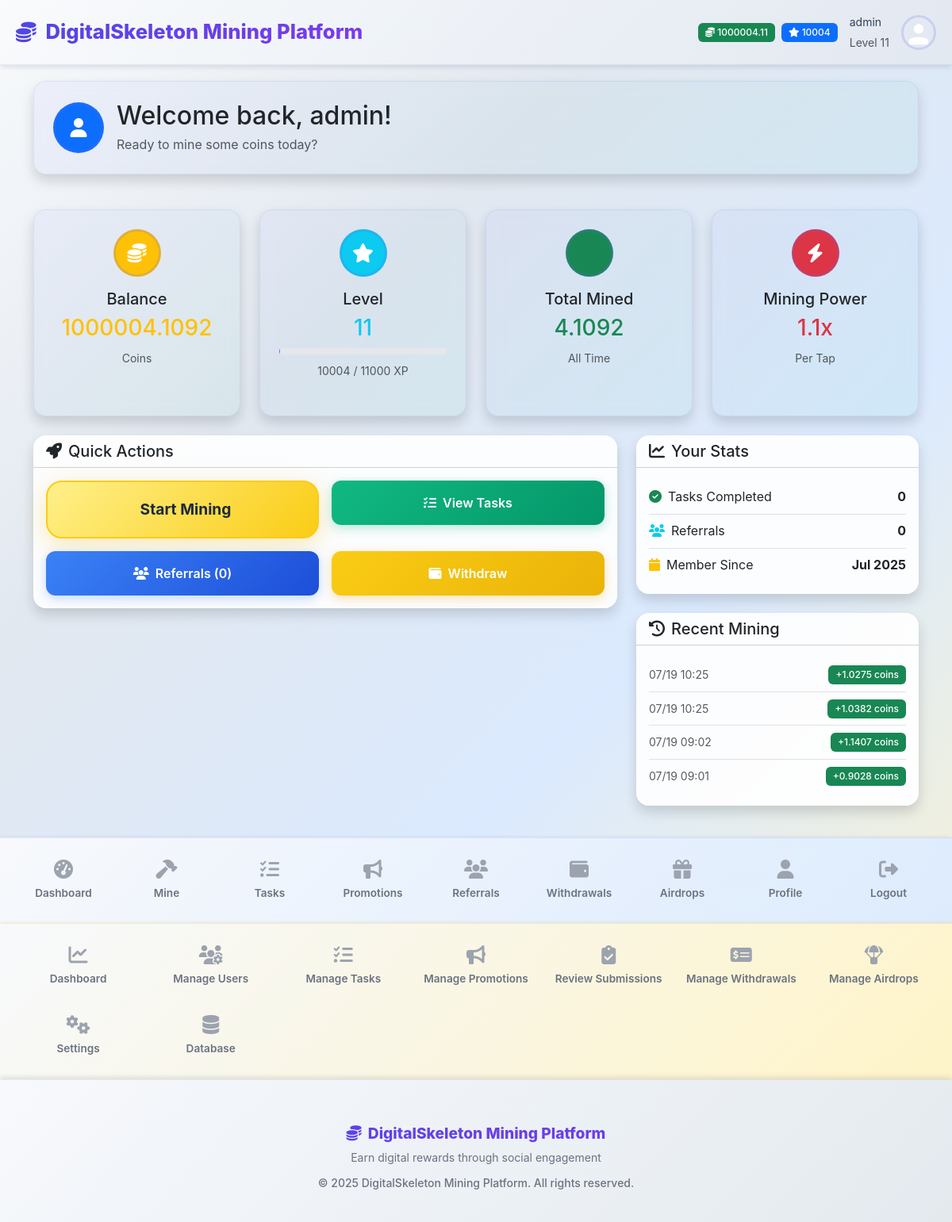
Page /dashboard (signed in) on the earlier database version.
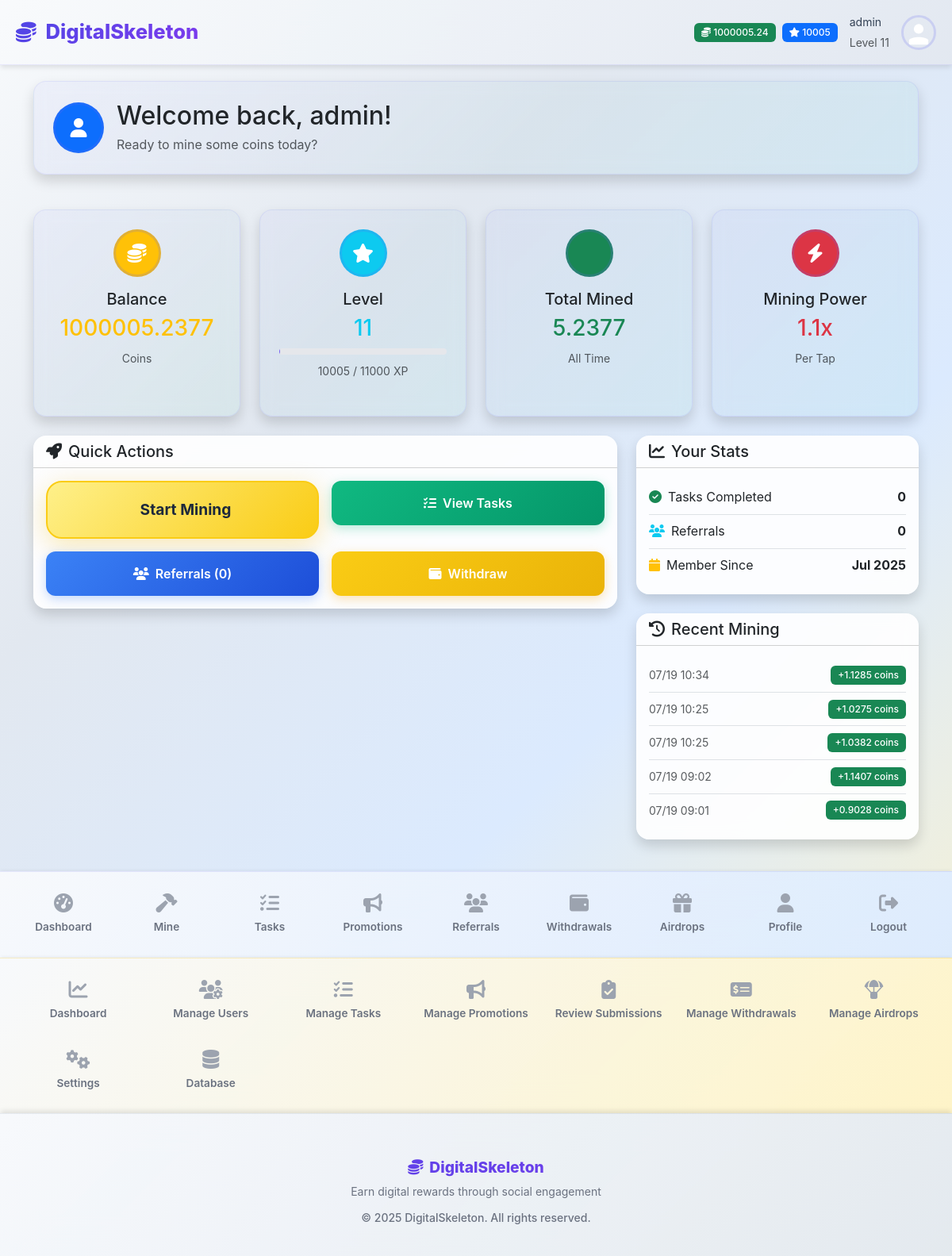
Same page on the later database version.
### models/settings.py (models this page shows, shortened)
class AppSettings(db.Model):
    id = db.Column(db.Integer, primary_key=True)
    app_name = db.Column(db.String(100), default='DigitalSkeletonCoin (DSC) Mining Platform')
    app_description = db.Column(db.Text, default='A gamified cryptocurrency mining platform')
    app_logo = db.Column(db.String(200))  # URL or path to logo
    primary_color = db.Column(db.String(7), default='#0d6efd')  # Bootstrap primary
    secondary_color = db.Column(db.String(7), default='#6c757d')  # Bootstrap secondary
    success_color = db.Column(db.String(7), default='#198754')  # Bootstrap success
    warning_color = db.Column(db.String(7), default='#ffc107')  # Bootstrap warning
    danger_color = db.Column(db.String(7), default='#dc3545')  # Bootstrap danger
    smtp_server = db.Column(db.String(100))
    smtp_port = db.Column(db.Integer, default=587)
    smtp_username = db.Column(db.String(100))
    smtp_password = db.Column(db.String(200))
    smtp_use_tls = db.Column(db.Boolean, default=True)
    smtp_from_email = db.Column(db.String(100))
    smtp_from_name = db.Column(db.String(100))
    contact_email = db.Column(db.String(100))
    support_email = db.Column(db.String(100))
    twitter_url = db.Column(db.String(200))
    telegram_url = db.Column(db.String(200))
    discord_url = db.Column(db.String(200))
    maintenance_mode = db.Column(db.Boolean, default=False)
    maintenance_message = db.Column(db.Text)
    max_upload_size = db.Column(db.Integer, default=5)  # MB
    session_timeout = db.Column(db.Integer, default=30)  # days
    updated_by = db.Column(db.Integer, db.ForeignKey('user.id'))
    updated_at = db.Column(db.DateTime, default=datetime.utcnow, onupdate=datetime.utcnow)
    @classmethod
    def get_settings(cls):
        settings = cls.query.first()
        if not settings:
            settings = cls()
            db.session.add(settings)
            db.session.commit()
        return settings

### models/user.py (models this page shows, shortened)
class User(UserMixin, db.Model):
    id = db.Column(db.Integer, primary_key=True)
    username = db.Column(db.String(64), unique=True, nullable=False)
    email = db.Column(db.String(120), unique=True, nullable=False)
    password_hash = db.Column(db.String(256))
    first_name = db.Column(db.String(64))
    last_name = db.Column(db.String(64))
    balance = db.Column(db.Float, default=0.0)
    xp = db.Column(db.Integer, default=0)
    level = db.Column(db.Integer, default=1)
    mining_power = db.Column(db.Float, default=1.0)
    is_active = db.Column(db.Boolean, default=True)
    is_admin = db.Column(db.Boolean, default=False)
    email_verified = db.Column(db.Boolean, default=True)  # Auto-verified, no verification needed
    created_at = db.Column(db.DateTime, default=datetime.utcnow)
    last_login = db.Column(db.DateTime)
    last_mining = db.Column(db.DateTime)
    daily_mission_date = db.Column(db.Date)
    daily_missions_completed = db.Column(db.Integer, default=0)
    referral_code = db.Column(db.String(16), unique=True)
    referred_by = db.Column(db.Integer, db.ForeignKey('user.id'))
    wallet_address = db.Column(db.String(200))
    wallet_type = db.Column(db.String(50))  # 'paypal', 'bank', 'crypto'
    profile_image = db.Column(db.String(255))  # path to profile image
    mining_sessions = db.relationship('MiningSession', backref='user', lazy='dynamic')
    task_completions = db.relationship('TaskCompletion', foreign_keys='TaskCompletion.user_id', backref='user', lazy='dynamic')
    task_reviews = db.relationship('TaskCompletion', foreign_keys='TaskCompletion.reviewed_by', backref='task_reviewer', lazy='dynamic')
    withdrawals = db.relationship('Withdrawal', foreign_keys='Withdrawal.user_id', backref='user', lazy='dynamic')
    withdrawal_reviews = db.relationship('Withdrawal', foreign_keys='Withdrawal.reviewed_by', backref='withdrawal_reviewer', lazy='dynamic')
    airdrop_participations = db.relationship('AirdropParticipation', backref='user', lazy='dynamic')
    def get_profile_image_url(self):
        if self.profile_image:
            if self.profile_image.startswith('default-avatar-'):
                return f"/static/images/{self.profile_image}"
            else:
                return f"/static/uploads/profiles/{self.profile_image}"
        return "/static/images/default-avatar.svg"
    @property
    def profile_image_url(self):
        return self.get_profile_image_url()
    @property
    def xp_for_next_level(self):
        return self.level * 1000
    @property
    def xp_progress(self):
        current_level_xp = (self.level - 1) * 1000
        next_level_xp = self.level * 1000
        progress_xp = self.xp - current_level_xp
        total_xp_needed = next_level_xp - current_level_xp
        return (progress_xp / total_xp_needed) * 100 if total_xp_needed > 0 else 0

### models/mining.py (models this page shows, shortened)
class MiningSession(db.Model):
    id = db.Column(db.Integer, primary_key=True)
    user_id = db.Column(db.Integer, db.ForeignKey('user.id'), nullable=False)
    clicks = db.Column(db.Integer, default=1)
    coins_earned = db.Column(db.Float, nullable=False)
    xp_earned = db.Column(db.Integer, default=1)
    session_duration = db.Column(db.Float)  # in seconds
    ip_address = db.Column(db.String(45))
    user_agent = db.Column(db.String(255))
    created_at = db.Column(db.DateTime, default=datetime.utcnow)

### app.py (the view)
@app.route('/dashboard')
@login_required
def dashboard():
    from models.user import User
    from models.mining import MiningSession
    from models.task import Task, TaskCompletion
    from models.referral import Referral
    from sqlalchemy import func
    total_mined = db.session.query(func.sum(MiningSession.coins_earned)).filter_by(user_id=current_user.id).scalar() or 0
    completed_tasks = TaskCompletion.query.filter_by(user_id=current_user.id, status='approved').count()
    referral_count = Referral.query.filter_by(referrer_id=current_user.id).count()
    recent_mining = MiningSession.query.filter_by(user_id=current_user.id).order_by(MiningSession.created_at.desc()).limit(5).all()
    completed_task_ids = [tc.task_id for tc in TaskCompletion.query.filter_by(user_id=current_user.id).all()]
    available_tasks = Task.query.filter(~Task.id.in_(completed_task_ids), Task.is_active == True).limit(3).all()
    if current_user.is_admin:
        recent_task_completions = TaskCompletion.query.order_by(TaskCompletion.submitted_at.desc()).limit(5).all()
    else:
        recent_task_completions = TaskCompletion.query.filter_by(user_id=current_user.id).order_by(TaskCompletion.submitted_at.desc()).limit(5).all()
    return render_template('dashboard.html',
                           total_mined=total_mined,
                           completed_tasks=completed_tasks,
                           referral_count=referral_count,
                           recent_mining=recent_mining,
                           available_tasks=available_tasks,
                           recent_task_completions=recent_task_completions)

### app.py (called while the page is built)
@login_manager.user_loader
def load_user(user_id):
    from models.user import User
    return User.query.get(int(user_id))

@app.before_request
def check_maintenance_mode():
    from flask import current_app
    from models.settings import AppSettings
    if request.endpoint and request.endpoint.startswith('static'):
        return
    if request.endpoint in ['auth.login', 'auth.logout']:
        return
    if request.endpoint and request.endpoint.startswith('admin.') and current_user.is_authenticated and current_user.is_admin:
        return
    try:
        settings = AppSettings.get_settings()
        if settings.maintenance_mode:
            if current_user.is_authenticated and current_user.is_admin:
                return
            return render_template('maintenance.html', message=settings.maintenance_message or "Platform under maintenance."), 503
    except Exception as e:
        current_app.logger.error(f"Error checking maintenance mode: {str(e)}")
        return

@app.context_processor
def inject_app_settings():
    from models.settings import AppSettings
    return dict(app_settings=AppSettings.get_settings())

### templates/dashboard.html (shortened to what the changed rows need)
{% extends "base.html" %}
{% block content %}
<div class="container">
    <div class="row mb-4">
        <div class="col-12">
            <div class="card border-0 shadow card-gradient">
                <div class="card-body p-4">
                    <div class="d-flex align-items-center">
                        <div>
                            <h2 class="mb-1">Welcome back, {{ current_user.first_name or current_user.username }}!</h2>
                            <p class="text-muted mb-0">Ready to mine some coins today?</p>
                        </div>
                    </div>
                </div>
            </div>
        </div>
    </div>
    <div class="row g-4 mb-4">
        <div class="col-lg-3 col-md-6">
            <div class="card border-0 shadow h-100 card-gradient">
                <div class="card-body text-center p-4">
                    <div class="bg-warning rounded-circle d-flex align-items-center justify-content-center mx-auto mb-3" style="width: 60px; height: 60px;">
                        <i class="fas fa-coins text-white" style="font-size: 1.5rem;"></i>
                    </div>
                    <h5 class="card-title">Balance</h5>
                    <h3 class="text-warning mb-2">{{ "%.4f"|format(current_user.balance) }}</h3>
                    <small class="text-muted">Coins</small>
                </div>
            </div>
        </div>
        <div class="col-lg-3 col-md-6">
            <div class="card border-0 shadow h-100 card-gradient">
                <div class="card-body text-center p-4">
                    <div class="bg-info rounded-circle d-flex align-items-center justify-content-center mx-auto mb-3" style="width: 60px; height: 60px;">
                        <i class="fas fa-star text-white" style="font-size: 1.5rem;"></i>
                    </div>
                    <h5 class="card-title">Level</h5>
                    <h3 class="text-info mb-2">{{ current_user.level }}</h3>
                    <div class="progress mt-2 mb-2" style="height: 8px;">
                    </div>
                    <small class="text-muted">{{ current_user.xp }} / {{ current_user.xp_for_next_level }} XP</small>
                </div>
            </div>
        </div>
        <div class="col-lg-3 col-md-6">
            <div class="card border-0 shadow h-100 card-gradient">
                <div class="card-body text-center p-4">
                    <div class="bg-success rounded-circle d-flex align-items-center justify-content-center mx-auto mb-3" style="width: 60px; height: 60px;">
                    </div>
                    <h5 class="card-title">Total Mined</h5>
                    <h3 class="text-success mb-2">{{ "%.4f"|format(total_mined) }}</h3>
                    <small class="text-muted">All Time</small>
                </div>
            </div>
        </div>
        <div class="col-lg-3 col-md-6">
            <div class="card border-0 shadow h-100 card-gradient">
                <div class="card-body text-center p-4">
                    <div class="bg-danger rounded-circle d-flex align-items-center justify-content-center mx-auto mb-3" style="width: 60px; height: 60px;">
                        <i class="fas fa-bolt text-white" style="font-size: 1.5rem;"></i>
                    </div>
                    <h5 class="card-title">Mining Power</h5>
                    <h3 class="text-danger mb-2">{{ "%.1f"|format(current_user.mining_power) }}x</h3>
                    <small class="text-muted">Per Tap</small>
                </div>
            </div>
        </div>
    </div>
    <div class="row g-4">
        <div class="col-lg-4">
            <div class="card border-0 shadow mb-4">
                <div class="card-body">
                    <div class="d-flex justify-content-between align-items-center py-2">
                        <span><i class="fas fa-calendar text-warning me-2"></i>Member Since</span>
                        <span class="fw-bold">{{ current_user.created_at.strftime('%b %Y') }}</span>
                    </div>
                </div>
            </div>
            {% if recent_mining %}
            <div class="card border-0 shadow">
                <div class="card-body">
                    {% for session in recent_mining %}
                    <div class="d-flex justify-content-between align-items-center py-2 {% if not loop.last %}border-bottom{% endif %}">
                        <div>
                            <small class="text-muted">{{ session.created_at.strftime('%m/%d %H:%M') }}</small>
                        </div>
                        <span class="badge bg-success">
                            +{{ "%.4f"|format(session.coins_earned) }} coins
                        </span>
                    </div>
                    {% endfor %}
                </div>
            </div>
            {% endif %}
        </div>
    </div>
</div>
{% endblock %}

### templates/base.html (shortened to what the changed rows need)
<!DOCTYPE html>
<html lang="en" data-bs-theme="light">
<head>
    <link href="https://cdn.jsdelivr.net/npm/bootstrap@5.3.0/dist/css/bootstrap.min.css" rel="stylesheet">
    <link rel="stylesheet" href="https://cdnjs.cloudflare.com/ajax/libs/font-awesome/6.4.0/css/all.min.css">
    <link rel="stylesheet" href="{{ url_for('static', filename='css/style.css') }}">
</head>
<body>
    <header class="app-header">
        <a href="{{ url_for('index') }}" class="brand">
            <i class="fas fa-coins"></i>
            {{ app_settings.app_name }}
        </a>
        {% if current_user.is_authenticated %}
        <div class="user-info">
            <div class="d-flex align-items-center gap-2">
                <span class="badge bg-success">
                    <i class="fas fa-coins"></i> {{ "%.2f"|format(current_user.balance) }}
                </span>
                <span class="badge bg-primary">
                    <i class="fas fa-star"></i> {{ current_user.xp }}
                </span>
            </div>
            <div class="username d-none d-md-block">
                <small>{{ current_user.username }}</small><br>
                <small class="text-muted">Level {{ current_user.level }}</small>
            </div>
            <img src="{{ current_user.profile_image_url }}"
                 alt="Profile" class="user-avatar">
        </div>
        {% endif %}
    </header>
    <main class="main-content">
        <div class="container-fluid">
            {% block content %}{% endblock %}
        </div>
    </main>
    <footer class="app-footer">
        <div class="container text-center py-3">
            <h6 class="text-primary mb-2">
                <i class="fas fa-coins me-2"></i>{{ app_settings.app_name }}
            </h6>
            <p class="text-muted small mb-2">
                Earn digital rewards through social engagement
            </p>
            <small class="text-muted">
                &copy; 2025 {{ app_settings.app_name }}. All rights reserved.
            </small>
        </div>
    </footer>
</body>
</html>

Differences in the rows shown:
changed AppSettings: app_name "DigitalSkeleton Mining Platform" → "DigitalSkeleton"
changed User "admin": balance "1000004.11" → "1000005.24"; xp "10004" → "10005"; balance "1000004.1092" → "1000005.2377"
added MiningSession: created_at "07/19 10:34", coins_earned "1.1285"
Other differences:
{{ "%.4f"|format(total_mined) }}: "4.1092" → "5.2377"
